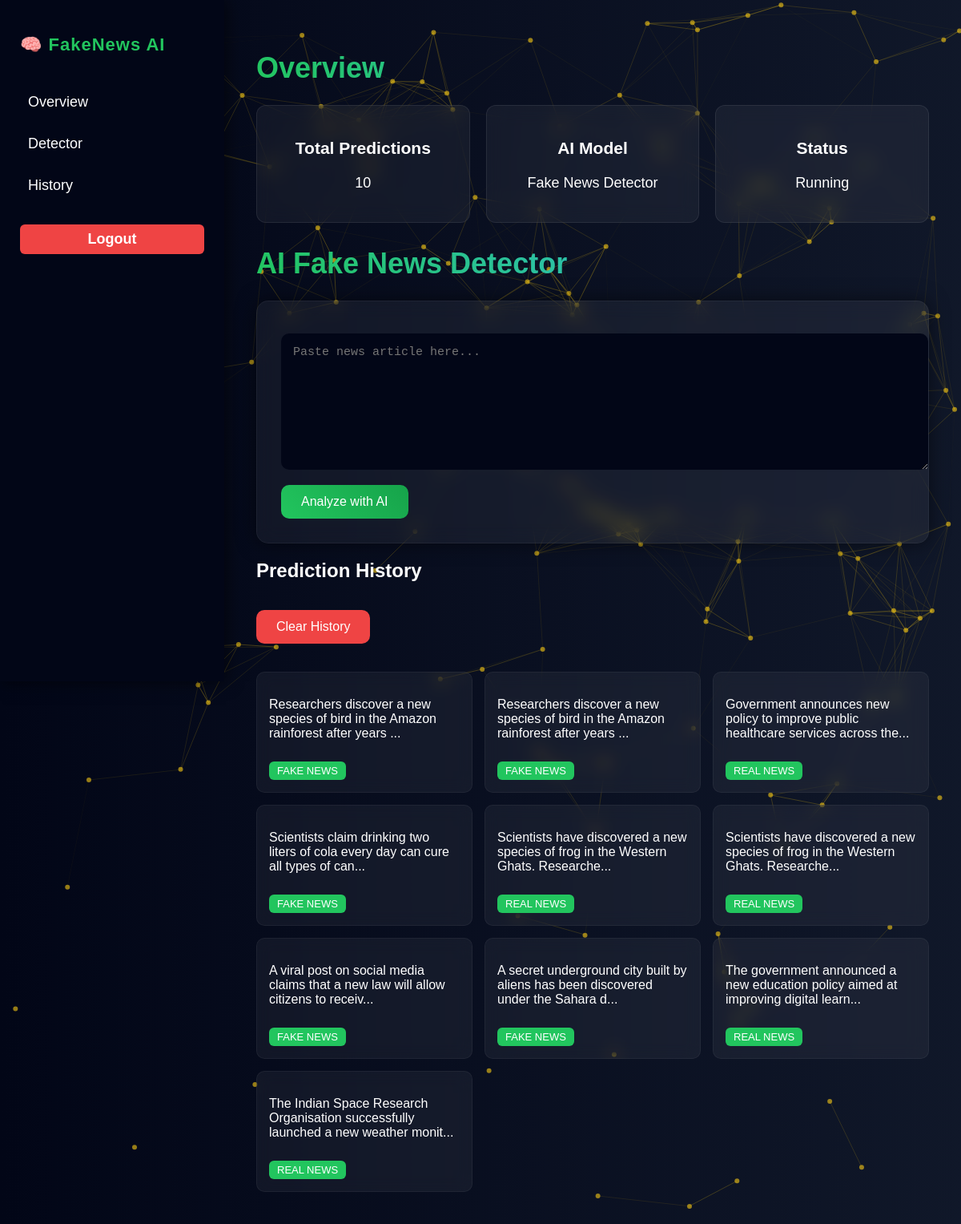
The app's page /dashboard (signed in) with its own data.
### tables this page shows
CREATE TABLE history(
id INTEGER PRIMARY KEY AUTOINCREMENT,
text TEXT,
result TEXT
);

### app.py (the view, shortened to what this page needs)
@app.route("/dashboard", methods=["GET","POST"])
def home():
    if "user" not in session:
        return redirect("/")
    result = None
    confidence = None
    fake_prob = 0
    real_prob = 0
    conn = get_db()
    history = conn.execute(
        "SELECT * FROM history ORDER BY id DESC LIMIT 10"
    ).fetchall()
    conn.close()
    return render_template(
        "index.html",
        result=result,
        confidence=confidence,
        fake_prob=fake_prob,
        real_prob=real_prob,
        history=history
    )

### app.py (called while the page is built)
def get_db():
    conn = sqlite3.connect("database.db")
    conn.row_factory = sqlite3.Row
    return conn

### templates/index.html (shortened to what this page needs)
<!DOCTYPE html>
<html>
<head>
<link rel="stylesheet" href="/static/style.css">
</head>
<body>
<div id="particles-js"></div>
<div class="sidebar">
<div>
<h2>🧠 FakeNews AI</h2>
<a href="#overview">Overview</a>
<a href="#detector">Detector</a>
<a href="#history">History</a>
</div>
<a href="/logout" class="logout">Logout</a>
</div>
<div class="main">
<h1 id="overview">Overview</h1>
<div class="overview-cards">
<div class="card">
<h3>Total Predictions</h3>
<p>{{ history|length }}</p>
</div>
<div class="card">
<h3>AI Model</h3>
<p>Fake News Detector</p>
</div>
<div class="card">
<h3>Status</h3>
<p>Running</p>
</div>
</div>
<h1 id="detector">AI Fake News Detector</h1>
<div class="glass-card">
<form method="POST">
<textarea name="news" placeholder="Paste news article here..."></textarea>
<button type="submit">Analyze with AI</button>
</form>
</div>
<h2 id="history">Prediction History</h2>
<a href="/clear_history">
<button style="background:#ef4444;margin-bottom:15px;">
Clear History
</button>
</a>
<div class="history">
{% for item in history %}
<div class="history-card">
<p>{{ item.text }}</p>
<span class="tag">{{ item.result }}</span>
</div>
{% endfor %}
</div>
</div>
</body>
</html>

### static/style.css (style rules this page uses)
body { margin:0; font-family:Arial; background:linear-gradient(270deg,#020617,#0f172a,#1e293b,#020617); background-size:600% 600%; animation:gradientMove 15s ease infinite; color:white; display:flex; min-height:100vh; overflow-x:hidden; }
#particles-js { position:fixed; width:100%; height:100%; top:0; left:0; z-index:-1; }
.sidebar { width:230px; background:#020617; padding:25px; box-shadow:2px 0 20px rgba(0,0,0,0.6); display:flex; flex-direction:column; height:100vh; z-index:2; }
.sidebar h2 { color:#22c55e; margin-bottom:40px; font-size:22px; letter-spacing:1px; }
.sidebar a { display:block; color:white; text-decoration:none; margin:15px 0; font-size:18px; padding:8px 10px; border-radius:6px; transition:0.3s; }
.logout { margin-top:auto; background:#ef4444; padding:12px; border-radius:8px; text-align:center; color:white; font-weight:bold; transition:0.3s; }
.main { flex:1; padding:40px; z-index:2; }
h1 { font-size:36px; background:linear-gradient(45deg,#22c55e,#38bdf8); -webkit-background-clip:text; color:transparent; margin-bottom:25px; }
.overview-cards { display:grid; grid-template-columns:repeat(auto-fit,minmax(200px,1fr)); gap:20px; margin-bottom:30px; }
.card { background:rgba(255,255,255,0.05); backdrop-filter:blur(12px); padding:20px; border-radius:12px; text-align:center; font-size:18px; border:1px solid rgba(255,255,255,0.08); transition:0.3s; }
.glass-card { background:rgba(255,255,255,0.05); backdrop-filter:blur(12px); padding:30px; border-radius:15px; box-shadow:0 0 25px rgba(0,0,0,0.5); border:1px solid rgba(255,255,255,0.05); }
textarea { width:100%; height:140px; padding:15px; border-radius:10px; border:none; margin-top:10px; font-size:15px; background:#020617; color:white; outline:none; transition:0.3s; }
button { margin-top:15px; padding:12px 25px; border:none; border-radius:10px; background:linear-gradient(45deg,#22c55e,#16a34a); color:white; font-size:16px; cursor:pointer; transition:0.3s; }
.history { margin-top:20px; display:grid; grid-template-columns:repeat(auto-fit,minmax(250px,1fr)); gap:15px; }
.history-card { background:rgba(255,255,255,0.05); backdrop-filter:blur(10px); padding:15px; border-radius:10px; border:1px solid rgba(255,255,255,0.05); transition:0.3s; }
.tag { display:inline-block; margin-top:10px; background:#22c55e; padding:4px 10px; border-radius:6px; font-size:13px; }
html { scroll-behavior:smooth; }

### records on screen
history: text "Researchers discover a new species of bird in the Amazon rainforest after years ...", result "FAKE NEWS"
history: text "Researchers discover a new species of bird in the Amazon rainforest after years ...", result "FAKE NEWS"
history: text "Government announces new policy to improve public healthcare services across the...", result "REAL NEWS"
history: text "Scientists claim drinking two liters of cola every day can cure all types of can...", result "FAKE NEWS"
history: text "Scientists have discovered a new species of frog in the Western Ghats. Researche...", result "REAL NEWS"
history: text "Scientists have discovered a new species of frog in the Western Ghats. Researche...", result "REAL NEWS"
history: text "A viral post on social media claims that a new law will allow citizens to receiv...", result "FAKE NEWS"
history: text "A secret underground city built by aliens has been discovered under the Sahara d...", result "FAKE NEWS"
history: text "The government announced a new education policy aimed at improving digital learn...", result "REAL NEWS"
history: text "The Indian Space Research Organisation successfully launched a new weather monit...", result "REAL NEWS"

### other values on screen
{{ history|length }} "10"
